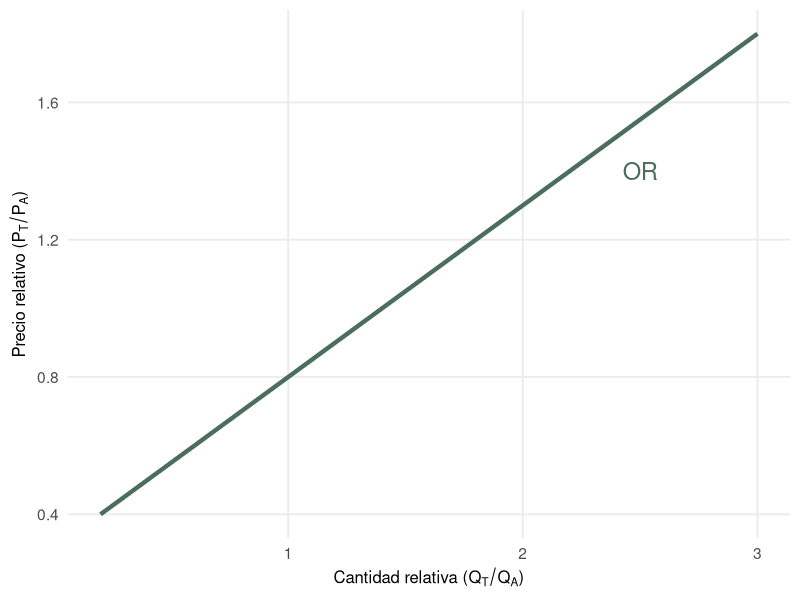
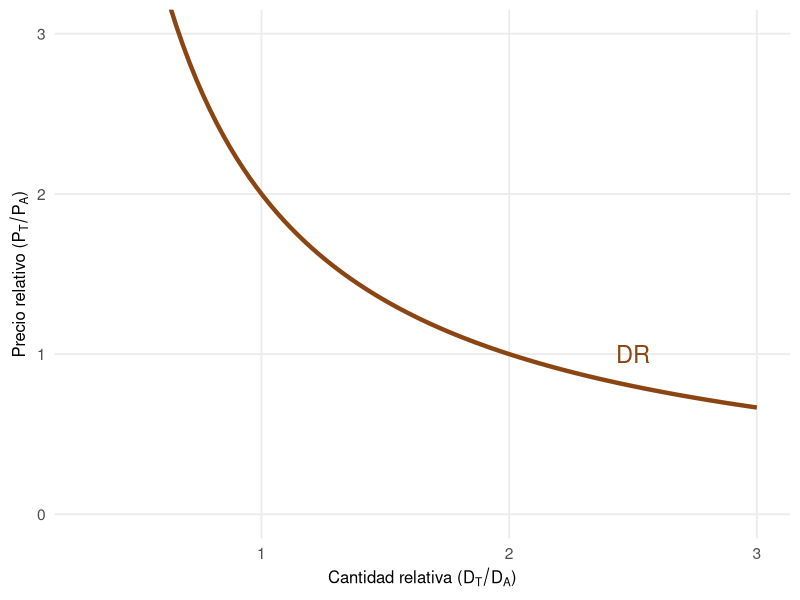
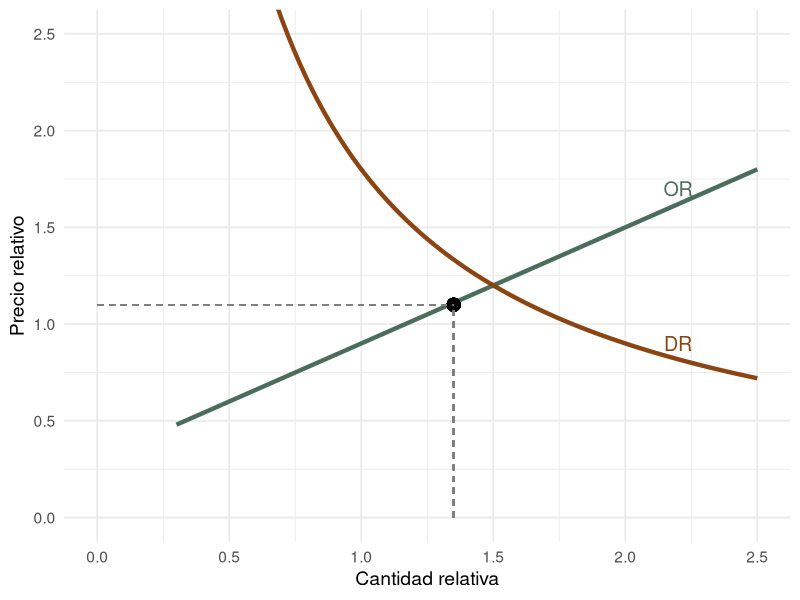
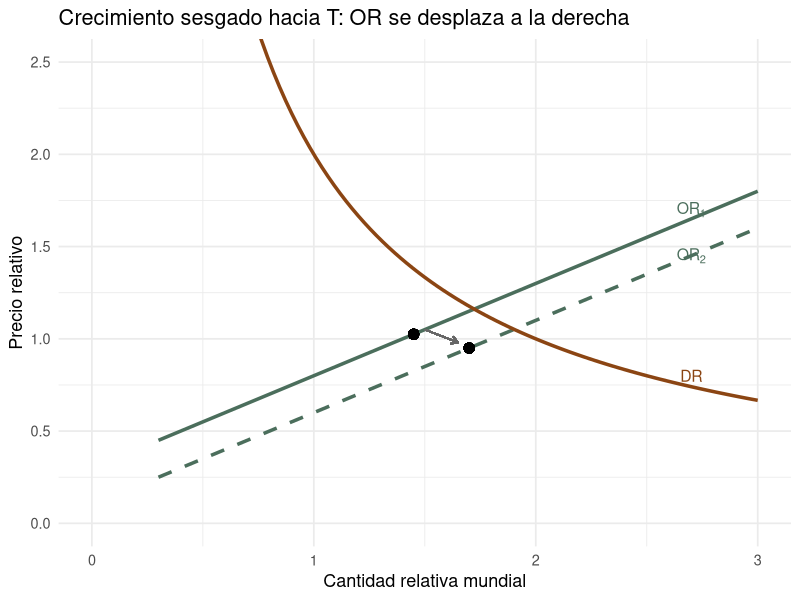
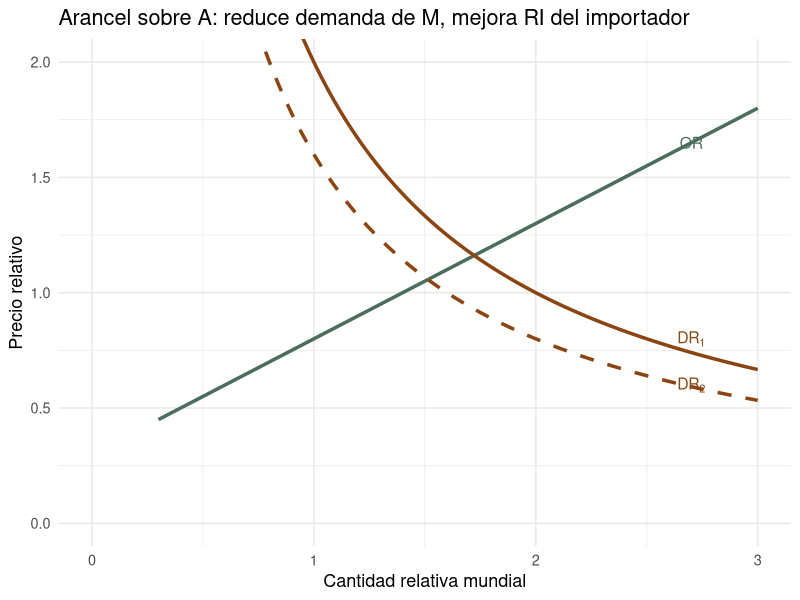

The R script that drew these images, in order:
## ---- chunk 1
#| echo: false
#| fig-width: 6
#| fig-height: 4
#| fig-align: center

library(ggplot2)

# Create OR curve data
or_data <- data.frame(
  q_ratio = seq(0.2, 3, length.out = 100)
)
or_data$p_ratio <- 0.3 + 0.5 * or_data$q_ratio

ggplot(or_data, aes(x = q_ratio, y = p_ratio)) +
  geom_line(color = "#4b6e5c", linewidth = 1.5) +
  labs(
    x = expression(paste("Cantidad relativa (", Q[T]/Q[A], ")")),
    y = expression(paste("Precio relativo (", P[T]/P[A], ")"))
  ) +
  annotate("text", x = 2.5, y = 1.4, label = "OR", size = 6, color = "#4b6e5c") +
  theme_minimal(base_size = 14) +
  theme(
    panel.grid.minor = element_blank(),
    axis.title = element_text(size = 12)
  )
## ---- chunk 2
#| echo: false
#| fig-width: 6
#| fig-height: 4
#| fig-align: center

# Create DR curve data
dr_data <- data.frame(
  q_ratio = seq(0.3, 3, length.out = 100)
)
dr_data$p_ratio <- 2 / dr_data$q_ratio

ggplot(dr_data, aes(x = q_ratio, y = p_ratio)) +
  geom_line(color = "#8B4513", linewidth = 1.5) +
  labs(
    x = expression(paste("Cantidad relativa (", D[T]/D[A], ")")),
    y = expression(paste("Precio relativo (", P[T]/P[A], ")"))
  ) +
  annotate("text", x = 2.5, y = 1.0, label = "DR", size = 6, color = "#8B4513") +
  theme_minimal(base_size = 14) +
  theme(
    panel.grid.minor = element_blank(),
    axis.title = element_text(size = 12)
  ) +
  coord_cartesian(ylim = c(0, 3))
## ---- chunk 3
#| echo: false
#| fig-width: 5
#| fig-height: 4
#| fig-align: center

# Create equilibrium diagram
eq_data <- data.frame(q = seq(0.3, 2.5, length.out = 100))
eq_data$or <- 0.3 + 0.6 * eq_data$q
eq_data$dr <- 1.8 / eq_data$q

ggplot(eq_data) +
  geom_line(aes(x = q, y = or), color = "#4b6e5c", linewidth = 1.5) +
  geom_line(aes(x = q, y = dr), color = "#8B4513", linewidth = 1.5) +
  geom_point(aes(x = 1.35, y = 1.1), size = 4, color = "black") +
  geom_segment(aes(x = 1.35, y = 0, xend = 1.35, yend = 1.1), 
               linetype = "dashed", color = "gray50") +
  geom_segment(aes(x = 0, y = 1.1, xend = 1.35, yend = 1.1), 
               linetype = "dashed", color = "gray50") +
  annotate("text", x = 2.2, y = 1.7, label = "OR", size = 5, color = "#4b6e5c") +
  annotate("text", x = 2.2, y = 0.9, label = "DR", size = 5, color = "#8B4513") +
  labs(x = "Cantidad relativa", y = "Precio relativo") +
  theme_minimal(base_size = 14) +
  coord_cartesian(ylim = c(0, 2.5), xlim = c(0, 2.5))
## ---- chunk 4
#| echo: false
#| fig-width: 7
#| fig-height: 4.5
#| fig-align: center

# Biased growth effect on world equilibrium
growth_data <- data.frame(q = seq(0.3, 3, length.out = 100))
growth_data$or1 <- 0.3 + 0.5 * growth_data$q
growth_data$or2 <- 0.1 + 0.5 * growth_data$q  # Shifted right
growth_data$dr <- 2 / growth_data$q

ggplot(growth_data) +
  geom_line(aes(x = q, y = or1), color = "#4b6e5c", linewidth = 1.2) +
  geom_line(aes(x = q, y = or2), color = "#4b6e5c", linewidth = 1.2, linetype = "dashed") +
  geom_line(aes(x = q, y = dr), color = "#8B4513", linewidth = 1.2) +
  annotate("text", x = 2.7, y = 1.7, label = expression(OR[1]), size = 4, color = "#4b6e5c") +
  annotate("text", x = 2.7, y = 1.45, label = expression(OR[2]), size = 4, color = "#4b6e5c") +
  annotate("text", x = 2.7, y = 0.8, label = "DR", size = 4, color = "#8B4513") +
  geom_point(aes(x = 1.45, y = 1.025), size = 3) +
  geom_point(aes(x = 1.7, y = 0.95), size = 3) +
  geom_segment(aes(x = 1.5, y = 1.05, xend = 1.65, yend = 0.98),
               arrow = arrow(length = unit(0.2, "cm")), color = "gray40") +
  labs(
    x = "Cantidad relativa mundial",
    y = "Precio relativo",
    title = "Crecimiento sesgado hacia T: OR se desplaza a la derecha"
  ) +
  theme_minimal(base_size = 13) +
  coord_cartesian(ylim = c(0, 2.5), xlim = c(0, 3))
## ---- chunk 5
#| echo: false
#| fig-width: 7
#| fig-height: 4
#| fig-align: center

# Tariff effect diagram
tariff_data <- data.frame(q = seq(0.3, 3, length.out = 100))
tariff_data$or <- 0.3 + 0.5 * tariff_data$q
tariff_data$dr1 <- 2 / tariff_data$q
tariff_data$dr2 <- 1.6 / tariff_data$q  # DR shifts left (less demand for T)

ggplot(tariff_data) +
  geom_line(aes(x = q, y = or), color = "#4b6e5c", linewidth = 1.2) +
  geom_line(aes(x = q, y = dr1), color = "#8B4513", linewidth = 1.2) +
  geom_line(aes(x = q, y = dr2), color = "#8B4513", linewidth = 1.2, linetype = "dashed") +
  annotate("text", x = 2.7, y = 1.65, label = "OR", size = 4, color = "#4b6e5c") +
  annotate("text", x = 2.7, y = 0.8, label = expression(DR[1]), size = 4, color = "#8B4513") +
  annotate("text", x = 2.7, y = 0.6, label = expression(DR[2]), size = 4, color = "#8B4513") +
  labs(
    x = "Cantidad relativa mundial",
    y = "Precio relativo",
    title = "Arancel sobre A: reduce demanda de M, mejora RI del importador"
  ) +
  theme_minimal(base_size = 13) +
  coord_cartesian(ylim = c(0, 2), xlim = c(0, 3))
